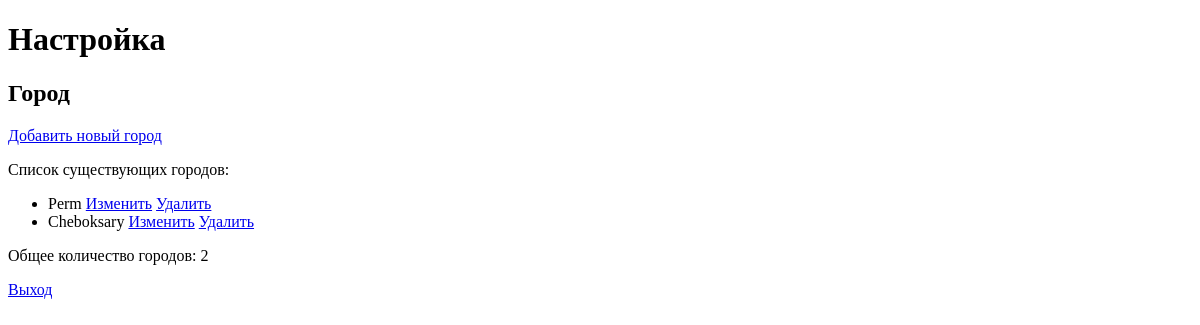
The app's page /customization/ (signed in), older data.
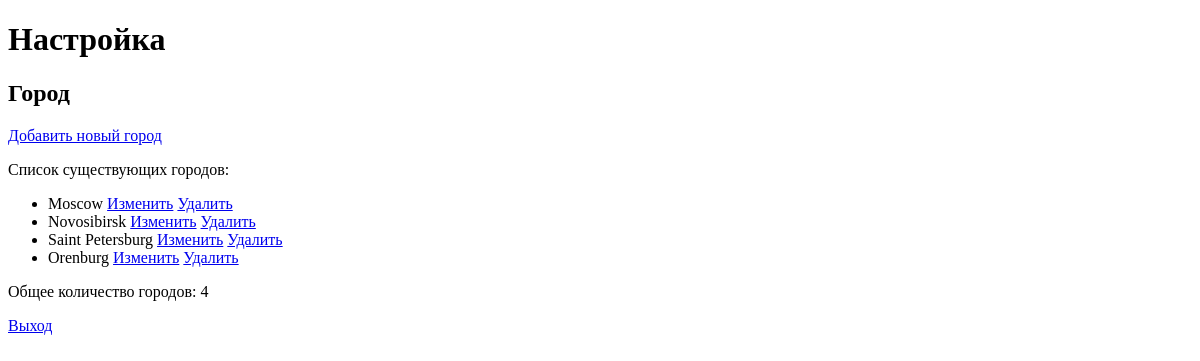
The same page, newer data.
### simetra_app/models.py (models this page shows, shortened)
class City(models.Model):
    class Meta:
        verbose_name_plural = 'Cities'
    name = models.CharField(max_length=100)
    longitude = models.DecimalField(max_digits=15, decimal_places=12, default=0)
    latitude = models.DecimalField(max_digits=15, decimal_places=12, default=0)

### simetra_app/views.py (the view)
# urls.py: path('customization/', views.customization, name='customization'),
@login_required(login_url='simetra_app:staff-login')
def customization(request):
    context = {
        'list_of_cities': City.objects.all(),
        'number_of_cities': City.objects.all().count(),
    }
    return render(request, 'simetra_app/customization.html', context)

### simetra_app/templates/simetra_app/customization.html (shortened to what this page needs)
<!DOCTYPE html>
<html lang="en">
  <head>
  </head>
  <body>
    <h1>Настройка</h1>
    <h2>Город</h2>
    <p><a href="{% url 'simetra_app:create-city' %}">Добавить новый город</a></p>
    Список существующих городов:
    <ul>
      {% for city in list_of_cities %}
      <li>
        {{ city.name }}
        <a href="{% url 'simetra_app:update-city' city.id %}">Изменить</a>
        <a href="{% url 'simetra_app:delete-city' city.id %}">Удалить</a>
      </li>
      {% endfor %}
    </ul>
    <p>Общее количество городов: {{ number_of_cities }}</p>
    <a href="{% url 'simetra_app:staff-logout' %}">Выход</a>
  </body>
</html>

Row changes from the older to the newer data that the page shows:
removed City: name "Perm"
removed City: name "Cheboksary"
added City: name "Moscow"
added City: name "Novosibirsk"
added City: name "Saint Petersburg"
added City: name "Orenburg"
Text that changed along with them:
{{ number_of_cities }}: "2" → "4"
